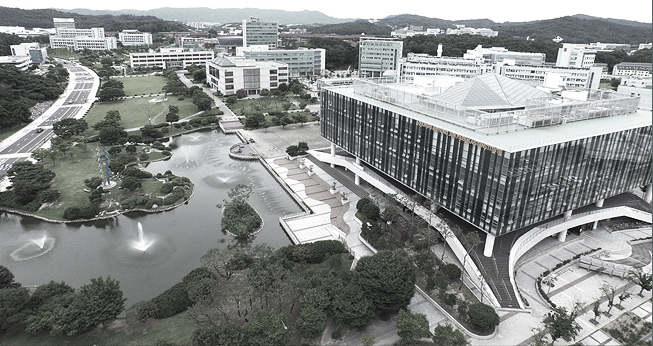
%> input picture hw02/kaist.jpg, 653 x 346 px
$ octave hw2_4.m   (GNU Octave 9; MATLAB toolbox functions it lacks are replaced by stand-ins)
%> lines starting %> are read from the running program, lines starting %| are printed output that depends on the picture
%%%%% Problem 4 %%%%%
%%%%% 4-(1)

% Convert kaist.jpg from rgb2 to gray
kaist = rgb2gray(imread('kaist.jpg'));
%> kaist: size 346x653 uint8; min 5, max 255, mean 137.2
kaist = im2double(kaist);
%> kaist: size 346x653 double
tmp = size(kaist); row = tmp(1); col = tmp(2);
%> after `tmp = size(kaist)`: tmp = [346 653]
%> after `row = tmp(1)`: row = 346
%> after `col = tmp(2)`: col = 653

% Apply svd to kaist
[u,s,v] = svd(kaist);
diag_s = diag(s);
%> diag_s = 346 values, max 264.3 at index 1, min 0.0113 at index 346, mean 4.05

% Rank approximation
low_rank_ar3ray = zeros(row, col, 3);
ranks = [25, 50, 100];
figure;

for n=1:3
%> this loop made 3 passes; what is shown inside it comes from the first
    low_diag = diag_s; low_diag(ranks(n)+1:end)=0;
%> after `low_diag = diag_s`: low_diag has the same summary as diag_s
    low_s = s; low_s(1:length(diag_s), 1:length(diag_s)) = diag(low_diag);

    low_kaist = u * low_s * v';
    low_rank_array(:,:,n) = low_kaist;
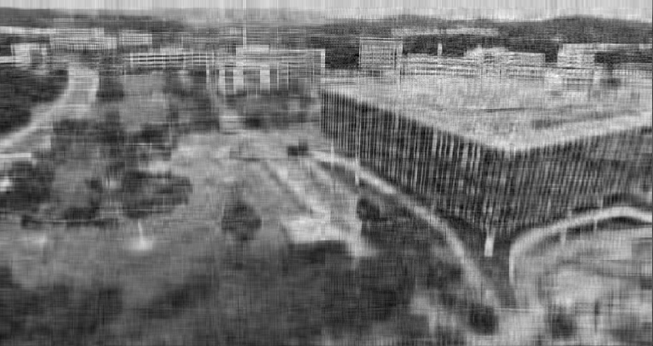
%> low_rank_array: size 346x653 double; min -0.0716, max 1.28, mean 0.538; drawn with min black and max white

    subplot(2,2,n), imshow(low_kaist);
%> after `imshow(low_kaist)`:
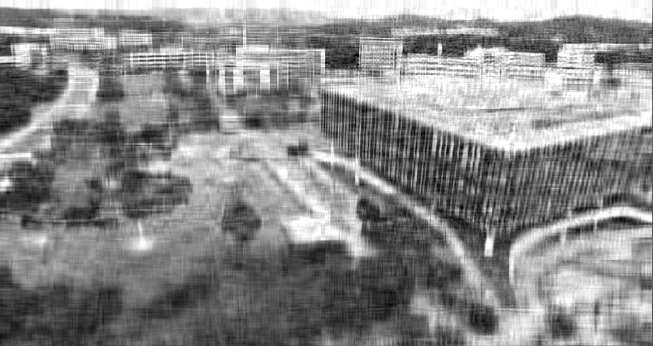
%> displayed picture: size 346x653, on the screen's scale of 0 to 255; min 0, max 255, mean 137
    title(sprintf('Rank %d KAIST', ranks(n)));
end
subplot(2,2,4), imshow(kaist), title('Original KAIST');
%> after `title('Original KAIST')`:
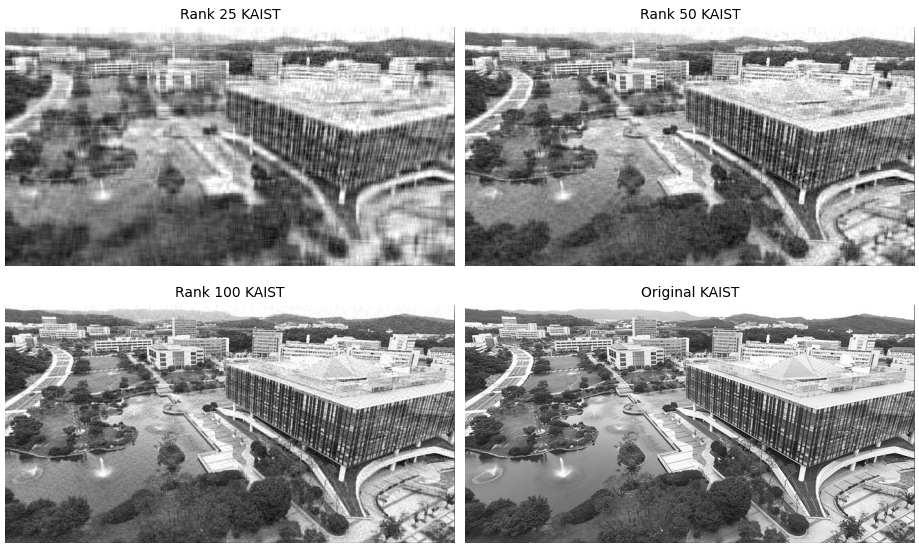
%> figure redrawn from the program's plot data, 4 panels

%%%%% 4-(2)
original_norm = norm(kaist, 'fro');
%> original_norm = 284.5

for n=1:3
    rel_error = norm(kaist-low_rank_array(:,:,n), 'fro')/original_norm;
    sprintf("Relative Error when Rank-%d approximation : %f", ...
    ranks(n), rel_error)
end
%> this loop made 3 passes
%> rel_error on passes 1 to 3: 0.183, 0.14, 0.0941

%%%%% 4-(3)
for n=1:3
    comp_rate = ranks(n)*(1+row+col)/(row*col);
    sprintf("Compression Rate when Rank-%d approximation : %f", ...
    ranks(n), comp_rate)
end
